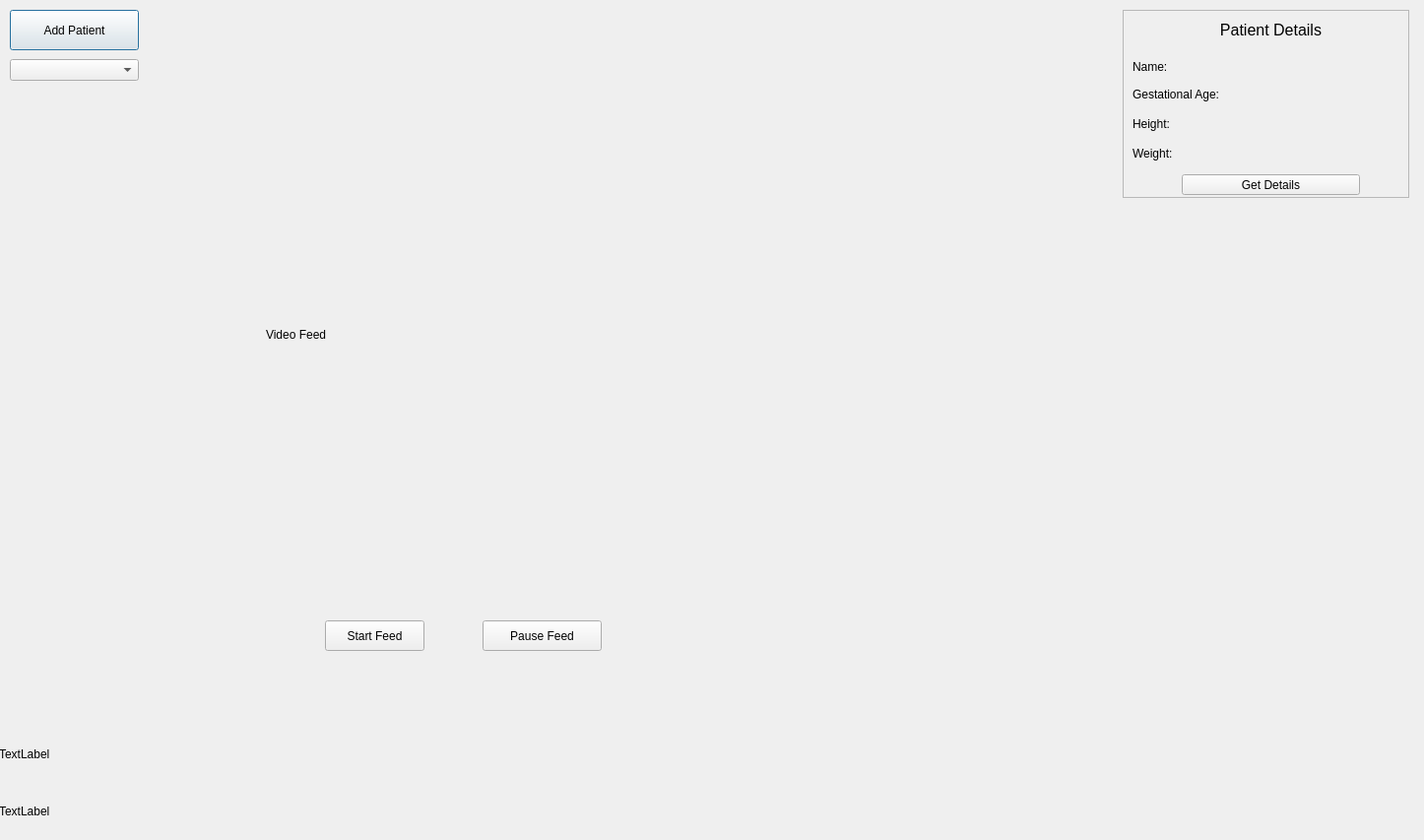
<?xml version="1.0" encoding="UTF-8"?>
<ui version="4.0">
 <class>Dialog</class>
 <widget class="QDialog" name="Dialog">
  <property name="geometry">
   <rect>
    <x>0</x>
    <y>0</y>
    <width>1446</width>
    <height>853</height>
   </rect>
  </property>
  <property name="windowTitle">
   <string>Dialog</string>
  </property>
  <widget class="QPushButton" name="addPatient">
   <property name="geometry">
    <rect>
     <x>10</x>
     <y>10</y>
     <width>131</width>
     <height>41</height>
    </rect>
   </property>
   <property name="text">
    <string>Add Patient</string>
   </property>
  </widget>
  <widget class="QComboBox" name="patients_combo">
   <property name="geometry">
    <rect>
     <x>10</x>
     <y>60</y>
     <width>131</width>
     <height>22</height>
    </rect>
   </property>
  </widget>
  <widget class="QWidget" name="verticalLayoutWidget_2">
   <property name="geometry">
    <rect>
     <x>-1</x>
     <y>739</y>
     <width>1121</width>
     <height>111</height>
    </rect>
   </property>
   <layout class="QVBoxLayout" name="verticalLayout_3">
    <item>
     <widget class="QLabel" name="riskLevel">
      <property name="text">
       <string>TextLabel</string>
      </property>
     </widget>
    </item>
    <item>
     <widget class="QLabel" name="sleepDuration">
      <property name="text">
       <string>TextLabel</string>
      </property>
     </widget>
    </item>
   </layout>
  </widget>
  <widget class="QLabel" name="videoFeed">
   <property name="geometry">
    <rect>
     <x>270</x>
     <y>90</y>
     <width>700</width>
     <height>500</height>
    </rect>
   </property>
   <property name="text">
    <string>Video Feed</string>
   </property>
  </widget>
  <widget class="QPushButton" name="CancelBTN">
   <property name="geometry">
    <rect>
     <x>490</x>
     <y>630</y>
     <width>121</width>
     <height>31</height>
    </rect>
   </property>
   <property name="text">
    <string>Pause Feed</string>
   </property>
  </widget>
  <widget class="QPushButton" name="feedStart">
   <property name="geometry">
    <rect>
     <x>330</x>
     <y>630</y>
     <width>101</width>
     <height>31</height>
    </rect>
   </property>
   <property name="text">
    <string>Start Feed</string>
   </property>
  </widget>
  <widget class="QFrame" name="frame">
   <property name="geometry">
    <rect>
     <x>1140</x>
     <y>10</y>
     <width>291</width>
     <height>191</height>
    </rect>
   </property>
   <property name="frameShape">
    <enum>QFrame::StyledPanel</enum>
   </property>
   <property name="frameShadow">
    <enum>QFrame::Raised</enum>
   </property>
   <widget class="QLabel" name="label">
    <property name="geometry">
     <rect>
      <x>30</x>
      <y>10</y>
      <width>241</width>
      <height>21</height>
     </rect>
    </property>
    <property name="font">
     <font>
      <pointsize>12</pointsize>
     </font>
    </property>
    <property name="text">
     <string>Patient Details</string>
    </property>
    <property name="alignment">
     <set>Qt::AlignCenter</set>
    </property>
   </widget>
   <widget class="QLabel" name="p_name">
    <property name="geometry">
     <rect>
      <x>10</x>
      <y>50</y>
      <width>241</width>
      <height>16</height>
     </rect>
    </property>
    <property name="font">
     <font>
      <pointsize>9</pointsize>
     </font>
    </property>
    <property name="text">
     <string>Name: </string>
    </property>
   </widget>
   <widget class="QLabel" name="p_age">
    <property name="geometry">
     <rect>
      <x>10</x>
      <y>75</y>
      <width>251</width>
      <height>21</height>
     </rect>
    </property>
    <property name="font">
     <font>
      <pointsize>9</pointsize>
     </font>
    </property>
    <property name="text">
     <string>Gestational Age: </string>
    </property>
   </widget>
   <widget class="QLabel" name="p_height">
    <property name="geometry">
     <rect>
      <x>10</x>
      <y>100</y>
      <width>251</width>
      <height>31</height>
     </rect>
    </property>
    <property name="font">
     <font>
      <pointsize>9</pointsize>
     </font>
    </property>
    <property name="text">
     <string>Height: </string>
    </property>
   </widget>
   <widget class="QLabel" name="p_weight">
    <property name="geometry">
     <rect>
      <x>10</x>
      <y>130</y>
      <width>251</width>
      <height>31</height>
     </rect>
    </property>
    <property name="font">
     <font>
      <pointsize>9</pointsize>
     </font>
    </property>
    <property name="text">
     <string>Weight: </string>
    </property>
   </widget>
   <widget class="QPushButton" name="getDetails">
    <property name="geometry">
     <rect>
      <x>60</x>
      <y>167</y>
      <width>181</width>
      <height>21</height>
     </rect>
    </property>
    <property name="font">
     <font>
      <pointsize>9</pointsize>
     </font>
    </property>
    <property name="text">
     <string>Get Details</string>
    </property>
   </widget>
  </widget>
 </widget>
 <resources/>
 <connections/>
</ui>
